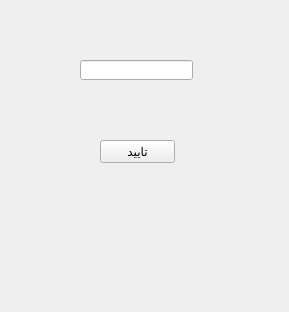
<?xml version="1.0" encoding="UTF-8"?>
<ui version="4.0">
 <class>Form</class>
 <widget class="QWidget" name="Form">
  <property name="geometry">
   <rect>
    <x>0</x>
    <y>0</y>
    <width>289</width>
    <height>312</height>
   </rect>
  </property>
  <property name="windowTitle">
   <string>Form</string>
  </property>
  <widget class="QLineEdit" name="passmanager">
   <property name="geometry">
    <rect>
     <x>80</x>
     <y>60</y>
     <width>113</width>
     <height>20</height>
    </rect>
   </property>
   <property name="echoMode">
    <enum>QLineEdit::Password</enum>
   </property>
  </widget>
  <widget class="QPushButton" name="okpass">
   <property name="geometry">
    <rect>
     <x>100</x>
     <y>140</y>
     <width>75</width>
     <height>23</height>
    </rect>
   </property>
   <property name="text">
    <string>تایید</string>
   </property>
  </widget>
 </widget>
 <resources/>
 <connections/>
</ui>
